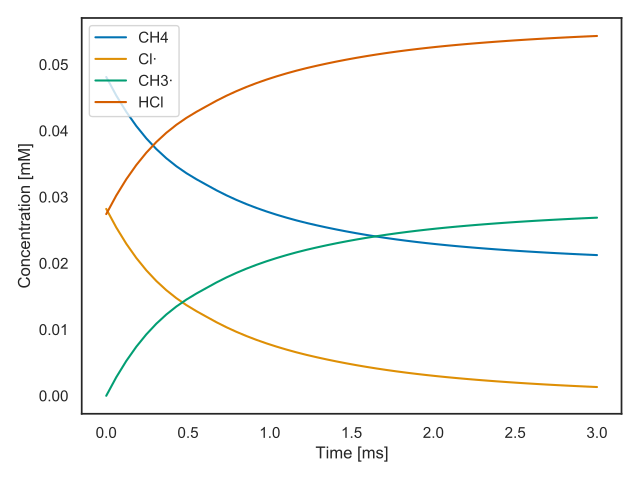

Source code (Python):
#!/usr/bin/python3

"""Simulate a microkinetics system using calculated reaction rate constants."""

import os
import sys

import matplotlib.pyplot as plt
import numpy as np
import seaborn as sns

from overreact import api

sns.set(style="white", palette="colorblind")

temperature = 298.15

basisset = "6-311G(2df,2pd)"  # 6-311G(2df,2p) best predicts activation enthalpy
if len(sys.argv) > 1:
    basisset = sys.argv[1]

model = api.parse_model(
    os.path.join(api.data_path, f"tanaka1996/UMP2/{basisset}/model.k")
)
k_eck = api.get_k(
    model.scheme, model.compounds, temperature=temperature, scale="M-1 s-1"
)

y0_CH4 = 772e-3 / (np.sum(model.compounds["CH4"].atommasses) * 1e3)
y0_Cl = 1 / (np.sum(model.compounds["Cl·"].atommasses) * 1e3)
y0_HCl = 1 / (np.sum(model.compounds["HCl"].atommasses) * 1e3)
y0 = [y0_CH4, y0_Cl, 0.0, 0.0, y0_HCl]
print(y0)

dydt = api.get_dydt(model.scheme, k_eck)
t, y, r = api.get_y(dydt, y0=y0, method="Radau")

print(model.scheme.compounds)
print(y[:, -1])

fig, ax = plt.subplots()
for i, name in enumerate(model.scheme.compounds):
    if not api.is_transition_state(name):
        ax.plot(1e3 * t, 1e3 * y[i], label=f"{name}")

ax.set_ylabel("Concentration [mM]")
ax.set_xlabel("Time [ms]")

ax.legend()
fig.tight_layout()
plt.show()
